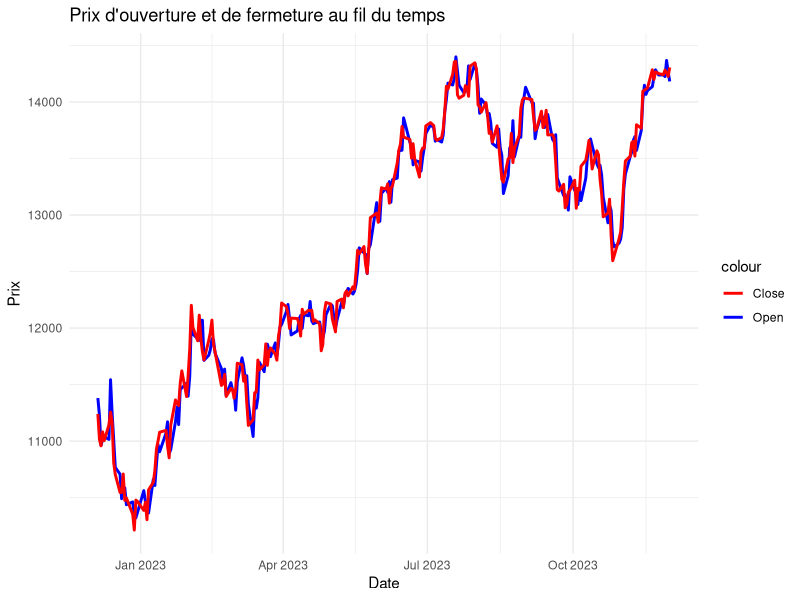

R code for this plot:
# Définir un miroir CRAN
options(repos = c(CRAN = "https://cloud.r-project.org"))

# Installer et charger les packages nécessaires
if (!requireNamespace("dplyr", quietly = TRUE)) install.packages("dplyr")
if (!requireNamespace("ggplot2", quietly = TRUE)) install.packages("ggplot2")

library(dplyr)
library(ggplot2)

# Vérifiez le répertoire de travail actuel

setwd("C:/Users/hadja/Desktop/TP_STAT")
cat("Répertoire de travail actuel:", getwd(), "\n")

# Vérifier que le fichier existe avant de le charger
if ("nasdaq_cleaned.csv" %in% list.files()) {
  data <- read.csv("nasdaq_cleaned.csv")
  cat("Le fichier a été chargé avec succès.\n")
  
  # Vérifier les colonnes disponibles
  cat("Colonnes disponibles :", names(data), "\n")
  
  # Convertir la colonne 'Date' en format Date
  if ("Date" %in% names(data)) {
    data$Date <- as.Date(data$Date, format = "%Y-%m-%d")
  } else {
    stop("La colonne 'Date' est absente du fichier.")
  }
  
  # Afficher les premières lignes pour vérifier les données
  cat("Aperçu des données :\n")
  print(head(data))
} else {
  stop("Le fichier 'nasdaq_cleaned.csv' n'a pas été trouvé dans le répertoire de travail actuel.")
}

# Statistiques descriptives
if (all(c("Open", "Close") %in% names(data))) {
  stats <- data %>%
    summarise(
      mean_open = mean(Open, na.rm = TRUE),
      sd_open = sd(Open, na.rm = TRUE),
      mean_close = mean(Close, na.rm = TRUE),
      sd_close = sd(Close, na.rm = TRUE)
    )
  
  cat("Statistiques descriptives :\n")
  print(stats)
} else {
  stop("Les colonnes 'Open' et/ou 'Close' sont absentes du fichier.")
}

# Visualisation des prix d'ouverture et de fermeture
if ("Date" %in% names(data) && all(c("Open", "Close") %in% names(data))) {
  ggplot(data, aes(x = Date)) +
    geom_line(aes(y = Open, color = "Open"), size = 1) +
    geom_line(aes(y = Close, color = "Close"), size = 1) +
    labs(
      title = "Prix d'ouverture et de fermeture au fil du temps",
      x = "Date",
      y = "Prix"
    ) +
    scale_color_manual(values = c("Open" = "blue", "Close" = "red")) +
    theme_minimal()
} else {
  stop("Les colonnes nécessaires pour la visualisation sont absentes.")
}

